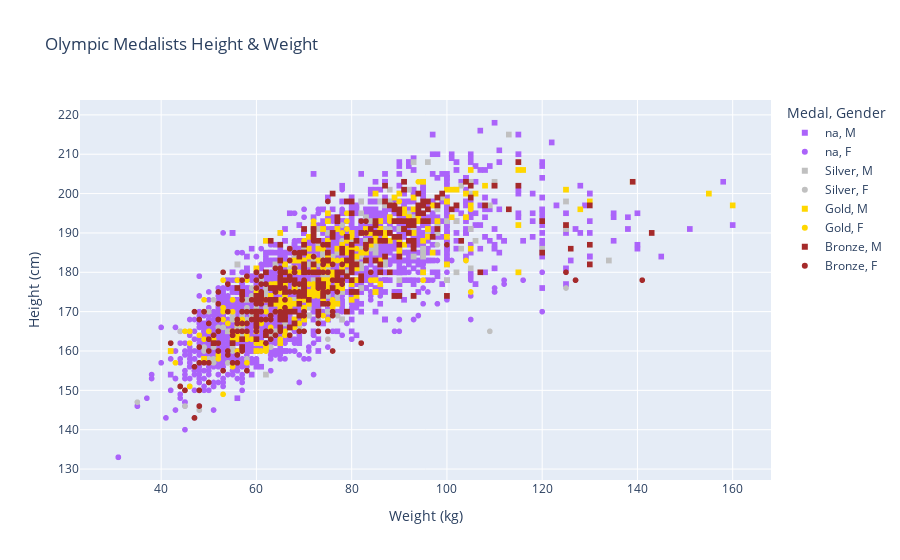

Source (notebook cell):
### Code cell
# Create the initial scatter plot
update_scatter_plot(gender_dropdown.value, year_dropdown.value)

### Figure 1 — Plotly figure (JSON) as saved in the notebook; plotly's stock layout.template omitted (floating-point values rounded to 4 significant figures; data arrays with more than 128 entries replaced by an {"elided": "..."} marker saying what was removed)
{"data": [{"hovertemplate": "Medal=na<br>Gender=M<br>Weight(kg)=%{x}<br>Height(cm)=%{y}<extra></extra>", "legendgroup": "na, M", "marker": {"color": "#ab63fa", "symbol": "square"}, "mode": "markers", "name": "na, M", "showlegend": true, "type": "scattergl", "x": {"elided": "6433 int values"}, "xaxis": "x", "y": {"elided": "6433 int values"}, "yaxis": "y"}, {"hovertemplate": "Medal=na<br>Gender=F<br>Weight(kg)=%{x}<br>Height(cm)=%{y}<extra></extra>", "legendgroup": "na, F", "marker": {"color": "#ab63fa", "symbol": "circle"}, "mode": "markers", "name": "na, F", "showlegend": true, "type": "scattergl", "x": {"elided": "5924 int values"}, "xaxis": "x", "y": {"elided": "5924 int values"}, "yaxis": "y"}, {"hovertemplate": "Medal=Silver<br>Gender=M<br>Weight(kg)=%{x}<br>Height(cm)=%{y}<extra></extra>", "legendgroup": "Silver, M", "marker": {"color": "silver", "symbol": "square"}, "mode": "markers", "name": "Silver, M", "showlegend": true, "type": "scattergl", "x": {"elided": "388 int values"}, "xaxis": "x", "y": {"elided": "388 int values"}, "yaxis": "y"}, {"hovertemplate": "Medal=Silver<br>Gender=F<br>Weight(kg)=%{x}<br>Height(cm)=%{y}<extra></extra>", "legendgroup": "Silver, F", "marker": {"color": "silver", "symbol": "circle"}, "mode": "markers", "name": "Silver, F", "showlegend": true, "type": "scattergl", "x": {"elided": "383 int values"}, "xaxis": "x", "y": {"elided": "383 int values"}, "yaxis": "y"}, {"hovertemplate": "Medal=Gold<br>Gender=M<br>Weight(kg)=%{x}<br>Height(cm)=%{y}<extra></extra>", "legendgroup": "Gold, M", "marker": {"color": "gold", "symbol": "square"}, "mode": "markers", "name": "Gold, M", "showlegend": true, "type": "scattergl", "x": {"elided": "398 int values"}, "xaxis": "x", "y": {"elided": "398 int values"}, "yaxis": "y"}, {"hovertemplate": "Medal=Gold<br>Gender=F<br>Weight(kg)=%{x}<br>Height(cm)=%{y}<extra></extra>", "legendgroup": "Gold, F", "marker": {"color": "gold", "symbol": "circle"}, "mode": "markers", "name": "Gold, F", "showlegend": true, "type": "scattergl", "x": {"elided": "398 int values"}, "xaxis": "x", "y": {"elided": "398 int values"}, "yaxis": "y"}, {"hovertemplate": "Medal=Bronze<br>Gender=M<br>Weight(kg)=%{x}<br>Height(cm)=%{y}<extra></extra>", "legendgroup": "Bronze, M", "marker": {"color": "brown", "symbol": "square"}, "mode": "markers", "name": "Bronze, M", "showlegend": true, "type": "scattergl", "x": {"elided": "441 int values"}, "xaxis": "x", "y": {"elided": "441 int values"}, "yaxis": "y"}, {"hovertemplate": "Medal=Bronze<br>Gender=F<br>Weight(kg)=%{x}<br>Height(cm)=%{y}<extra></extra>", "legendgroup": "Bronze, F", "marker": {"color": "brown", "symbol": "circle"}, "mode": "markers", "name": "Bronze, F", "showlegend": true, "type": "scattergl", "x": {"elided": "421 int values"}, "xaxis": "x", "y": {"elided": "421 int values"}, "yaxis": "y"}], "layout": {"autosize": true, "legend": {"title": {"text": "Medal, Gender"}, "tracegroupgap": 0}, "title": {"text": "Olympic Medalists Height & Weight"}, "xaxis": {"anchor": "y", "autorange": true, "domain": [0, 1], "range": [22.78, 168.2], "title": {"text": "Weight (kg)"}, "type": "linear"}, "yaxis": {"anchor": "x", "autorange": true, "domain": [0, 1], "range": [126.0, 225.0], "title": {"text": "Height (cm)"}, "type": "linear"}}}
